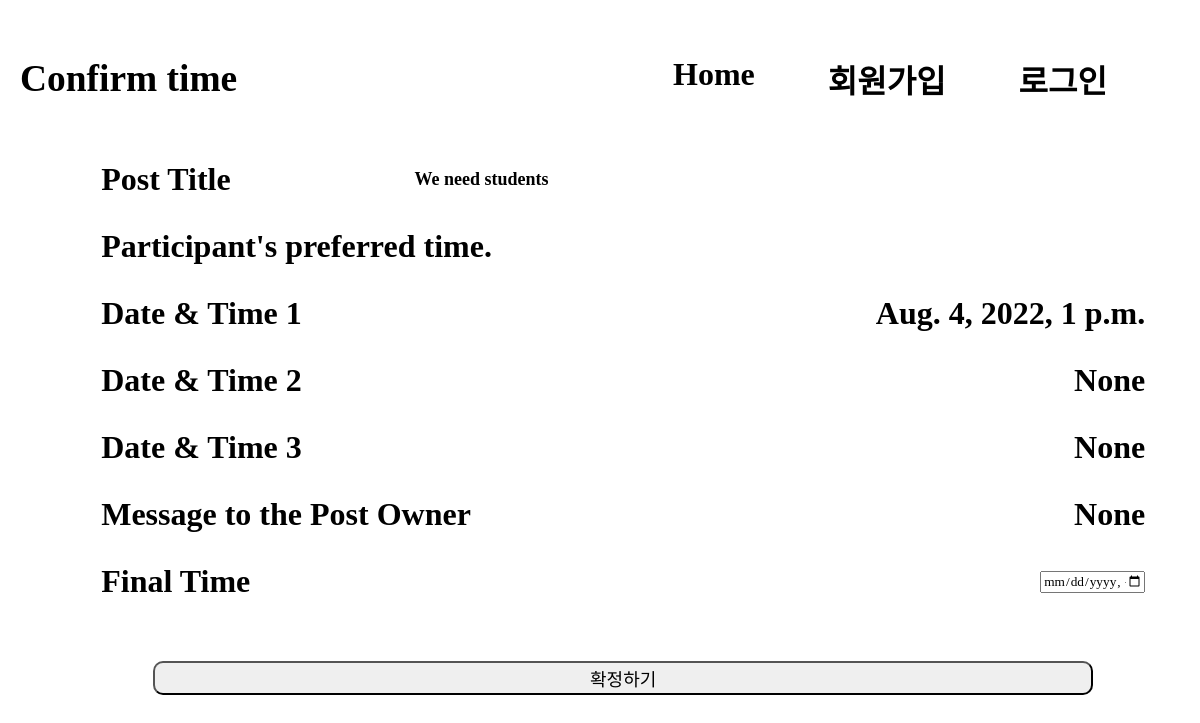
/register/confirm/5/1/, run on the app's committed database.
### register/models.py (models this page shows, shortened)
class Register(models.Model):
    post = models.ForeignKey(
        Post, on_delete=models.CASCADE, related_name="registers")
    person = models.ForeignKey(
        Profile, on_delete=models.CASCADE, related_name="my_registers"
    )
    created_dt = models.DateTimeField(auto_now_add=True)
    time1 = models.DateTimeField(null=False, default=datetime.now)
    time2 = models.DateTimeField(null=True)
    time3 = models.DateTimeField(null=True)
    finalTime = models.DateTimeField(null=True)
    msg = models.TextField(null=True)
    class Meta:
        ordering = ('post', 'created_dt')

### main/models.py (models this page shows, shortened)
class Post(models.Model):
    title = models.CharField(max_length=300, null = False)
    content = models.TextField()
    created_dt = models.DateTimeField(auto_now_add=True)
    updated_dt = models.DateTimeField(auto_now=True)
    author = models.ForeignKey(
           Profile, on_delete=models.CASCADE, related_name="my_posts")
    category = models.ForeignKey(
        Category, on_delete=models.CASCADE, related_name="post")
    class Meta:
        verbose_name = 'post'        # 모델 객체의 별칭.
        verbose_name_plural = 'posts'        # 별칭의 복수형 명칭
        ordering = ('-updated_dt', 'author') # created_dt 기준으로 내림차순 후 author 기준으로 오름차순.

### register/views.py (the view)
# urls.py: path('confirm/<int:post_pk>/<int:enroll_pk>/', views.confirm, name="confirm"),
def confirm(request, post_pk, enroll_pk):
    enroll = Register.objects.filter(pk = enroll_pk)
    if request.method == "POST":
        enroll.update(
            finalTime=request.POST["finalTime"]
        )
        return redirect('main:detail', post_pk)
    return render(request, 'register/confirm.html', {'enroll':enroll[0]})

### register/templates/register/confirm.html (shortened to what this page needs)
{% extends "base.html" %}
{% block static %}
{% load static %}
<link rel="stylesheet" href="{% static 'main/new.css' %}">
{% endblock %}
{% block header %}
<div class="title">Confirm time</div>
{% endblock %}
{% block main %}<a href="{% url 'main:home' %}">Home</a>{% endblock %}
{% block content %}
<form action="" method = "POST">
    <div class = 'forms'>
        <div class="titlebox row">
            <label for="msg" class="name">Post Title</label>
            <div class="titleinput">{{enroll.post.title}}</div>
        </div>
        <div class = "titlebox row">Participant's preferred time.</div>
        <div class="titlebox row">
            <label for="time1">Date & Time 1</label>
            <div>{{enroll.time1}}</div>
        </div>
        <div class="titlebox row">
            <label for="time2">Date & Time 2</label>
            <div>{{enroll.time2}}</div>
        </div>
        <div class="titlebox row">
            <label for="time3">Date & Time 3</label>
            <div>{{enroll.time3}}</div>
        </div>
        <div class="titlebox row">
            <label for="msg" class="name">Message to the Post Owner</label>
            <div>{{enroll.msg}}</div>
        </div>
        <div class="titlebox row">
            <label for="finalTime" class="name">Final Time</label>
            <input type="datetime-local" id="finalTime" name="finalTime" class="datetime-local">
        </div>
        <div class="buttonarea">
            <button type="submit">확정하기</button>
        </div>
    </div>
</form>
{% endblock %}

### main/static/base.css (style rules this page uses)
body { font-family: 'LeferiPoint-WhiteObliqueA'; font-weight: 600; font-size: 2em; margin: 20px 20px; }
a { text-decoration: none; }
a:link { color: black; }
.row { display: flex; flex-direction: row; }
.datetime-local { font-family: 'LeferiBaseType-RegularA'; width:100px; }

### main/static/main/new.css (style rules this page uses)
form { width: 100%; margin: 2%; align-items: center; display: flex; justify-content: center; }
.forms { width: 90%; display: flex; flex-direction: column; }
.titlebox { display: flex; align-items: center; justify-content: space-between; align-items: center; margin-bottom: 30px; }
.titleinput { font-family: 'LeferiBaseType-RegularA'; height: 100%; }
.titleinput, .categoryinput, .textbox { width: 70%; font-size: large; }
.name { margin-right: 5px; }
.buttonarea { display: flex; justify-content: center; align-items: center; }
.buttonarea button { width: 90%; height: 10%; margin: 3% 0; padding: 2px; border-radius: 10px; font-size: large; }

### data on the page
Register: post "We need students", time1 "Aug. 4, 2022, 1 p.m.", time2 "None", time3 "None", msg "None"
